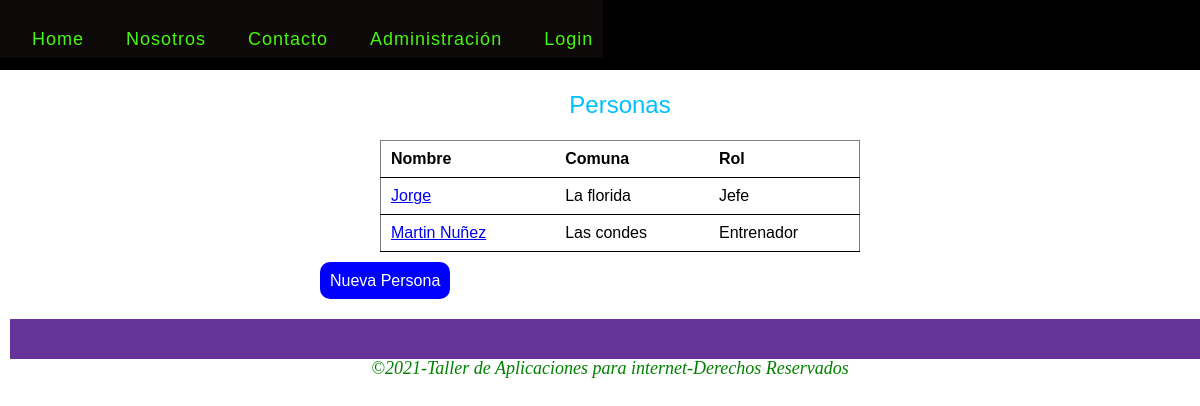
Page /personas/index.php on the committed database.
### tables this page shows
CREATE TABLE `personas` (
  `id` int(11) NOT NULL,
  `nombre` varchar(255) NOT NULL,
  `rut` varchar(15) NOT NULL,
  `email` varchar(255) NOT NULL,
  `direccion` varchar(255) NOT NULL,
  `fecha_nac` date NOT NULL,
  `telefono` int(11) NOT NULL,
  `rol_id` int(11) NOT NULL,
  `comuna_id` int(11) NOT NULL,
  `created_at` datetime DEFAULT NULL,
  `updated_at` datetime DEFAULT NULL
);

CREATE TABLE `comunas` (
  `id` int(11) NOT NULL,
  `nombre` varchar(255) NOT NULL,
  `region_id` int(11) NOT NULL,
  `created_at` datetime DEFAULT NULL,
  `updated_at` datetime DEFAULT NULL
);

CREATE TABLE `roles` (
  `id` int(11) NOT NULL,
  `nombre` varchar(255) NOT NULL,
  `created_at` datetime DEFAULT NULL,
  `updated_at` datetime DEFAULT NULL
);

### class/modelo.php (called while the page is built, shortened)
<?php
class Modelo
{
    public function __construct()
    {
        $this->_db = new Conexion;
    }
}

### class/personaModel.php (called while the page is built, shortened)
<?php
    require_once('modelo.php');
    class PersonaModel extends Modelo
    {
        public function getPersonas()
        {
            $personas = $this->_db->query ("SELECT p.id,p.nombre,r.nombre as rol,c.nombre as comuna FROM personas p
            INNER JOIN roles r ON p.rol_id = r.id  INNER JOIN comunas c on p.comuna_id = c.id ORDER BY p.nombre");
            return $personas->fetchall();
        }
    }

### personas/index.php (the view, shortened to what this page needs)
<?php
    require('../class/PersonaModel.php');
    $personas= new PersonaModel;
    $personas = $personas->getPersonas();
?>
<!DOCTYPE html>
<html lang="es">
<head>
    <link rel="stylesheet" href="../css/reset.css">
    <link rel="stylesheet" href="../css/estilos.css">
</head>
<body>
    <header>
        <?php  include('../partials/menu.php'); ?>
    </header>
    <section>
        <div class = "formulario">
            <h1>Personas</h1>
            <table class ="table">
                <thead>
                    <tr>
                        <th>Nombre</th>
                        <th>Comuna</th>
                        <th>Rol</th>
                    </tr>
                </thead>
                <tbody>
                    <?php foreach($personas as $persona):?>
                        <tr>
                            <td>
                                <a href="show.php?id=<?php echo $persona ['id']; ?>">
                                    <?php echo $persona ['nombre']; ?>
                                </a>
                            </td>
                            <td><?php echo $persona ['comuna']; ?></td>
                            <td><?php echo $persona ['rol']; ?></td>
                        </tr>
                    <?php endforeach;?>
                </tbody>
            </table>
            <p class="enlace">
                <a href="add.php" class="btn btn-primary">Nueva Persona</a>
            </p>
        </div>
    </section>
    <footer>
        <?php  include('../partials/footer.php'); ?>
    </footer>
</body>
</html>

### css/estilos.css (style rules this page uses)
footer { width: 100%; float:left; height: 40px; background-color:rebeccapurple; margin: 10px; }
h1,h2,h3,h4,h5,h6 { color: deepskyblue; font-family: Arial, Helvetica, sans-serif; padding: 23px; }
section { float: left; width: 100%; margin-left: 20px; margin-right: 20px; margin-bottom: 20px; }
section h1 { text-align: center; font-size: 24px; }
table { width: 80%; margin: auto; }
.btn { width: 120px; height: 40px; border:0px; text-align: center; border-radius: 10px; margin-top: 10px; text-decoration: none; }
.btn-primary,.btn-link { background-color: blue; color: white; }
.btn-link,.btn-primary,.btn-warning { font-family:Georgia, 'Times New Roman', Times, serif; }
.enlace { float: left; margin-top: 20px; }
.enlace a { width: auto; text-decoration: none; padding: 10px; font-family: Arial, Helvetica, sans-serif; vertical-align: middle; margin-bottom: 100%; }
.formulario { float:left; width: 50%; left: 50%; margin-left: 25%; }
.table { border:grey solid 1px; border-radius: gray; }
.table th { font-weight: bold; }
.table th ,td { padding: 10px; border-bottom: 1px solid; text-align: left; font-family: Arial, Helvetica, sans-serif; }

### rows in the picture
personas: nombre "Jorge", comuna.nombre "La florida", rol.nombre "Jefe"
personas: nombre "Martin Nuñez", comuna.nombre "Las condes", rol.nombre "Entrenador"
